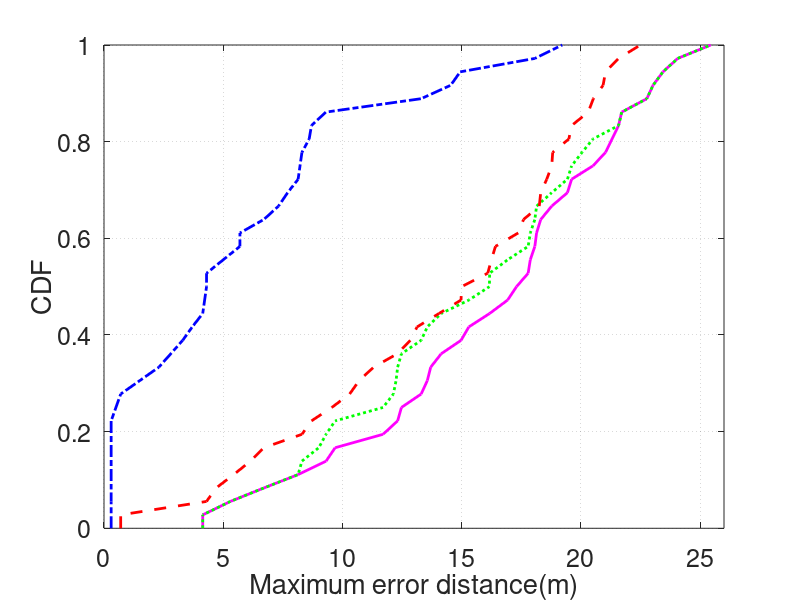

This figure's MATLAB source: (Note: this script raises an error after producing the figure.)
h = figure;

load ./mat/avg_opt_dist.mat;
load ./mat/avg_subopt_db_0.mat;
load ./mat/avg_subopt_db_1.mat;
% load avg_atk3.mat;    % this mat stores only 72 user test data
% load avg_atk4.mat;    % this mat stores only 72 user test data
load ./mat/avg_atk3.real.mat;
load ./mat/avg_atk4_1.real.mat;
load ./mat/avg_rnd_dist.mat;

x=[1:10:360];
% avg1_diffk1 = universe3(x,2,1);
% avg1_diffk2 = universe4(x,2,1);
% avg1_diffk3 = universe1(x,2,1);
% avg1_diffk4 = universe2(x,2,1);
% avg1_diffk5 = universe5(x,2,1);

% avg1_diffk1 = universe3(x,2,2);
% avg1_diffk2 = universe4(x,2,2);
% avg1_diffk3 = universe1(x,2,2);
% avg1_diffk4 = universe2(x,2,2);
% avg1_diffk5 = universe5(x,2,2);

% avg1_diffk1 = universe3(x,2,4);
% avg1_diffk2 = universe4(x,2,4);
% avg1_diffk3 = universe1(x,2,4);
% avg1_diffk4 = universe2(x,2,4);
% avg1_diffk5 = universe5(x,2,4);

avg1_diffk1 = universe20(x,2,4);
avg1_diffk2 = universe21(x,2,4);
%avg1_diffk3 = universe1(x,2,4);
avg1_diffk4 = universe4(x,2,4);
avg1_diffk5 = universe5(x,2,4);


[y1,x1]=ecdf(avg1_diffk1);
[y2,x2]=ecdf(avg1_diffk2);
%[y3,x3]=ecdf(avg1_diffk3);
[y4,x4]=ecdf(avg1_diffk4);
[y5,x5]=ecdf(avg1_diffk5);

plot(x2,y2,'-m','LineWidth',2)
hold on
plot(x1,y1,'g:','LineWidth',2) % squre
hold on

% plot(x3,y3,'-b.','MarkerSize',3,'LineWidth',1)
% hold on
plot(x4,y4,'--r','LineWidth',2)
hold on
plot(x5,y5,'-.b','LineWidth',2)
xlim([0,26])

grid on
%grid minor
%set(gca,GridStyle,'XTick',[0:5:50],'YTick',[0:0.1:1],'GridLineStyle',':','gridcolor','k');
set(gca,'GridLineStyle',':','gridcolor','k');

%title("2 AP");
xlabel("Maximum error distance(m)")
ylabel("CDF")
set(gca,'fontsize',18)
leg=legend('Type 1','Type 2','Type 3','Type 4','Location','nw')
leg.FontSize=13;

set(h,'Units','Inches');
pos = get(h,'Position');
set(h,'PaperPositionMode','Auto','PaperUnits','Inches','PaperSize',[pos(3), pos(4)])
print(h,'filename','-dpdf','-r0')



